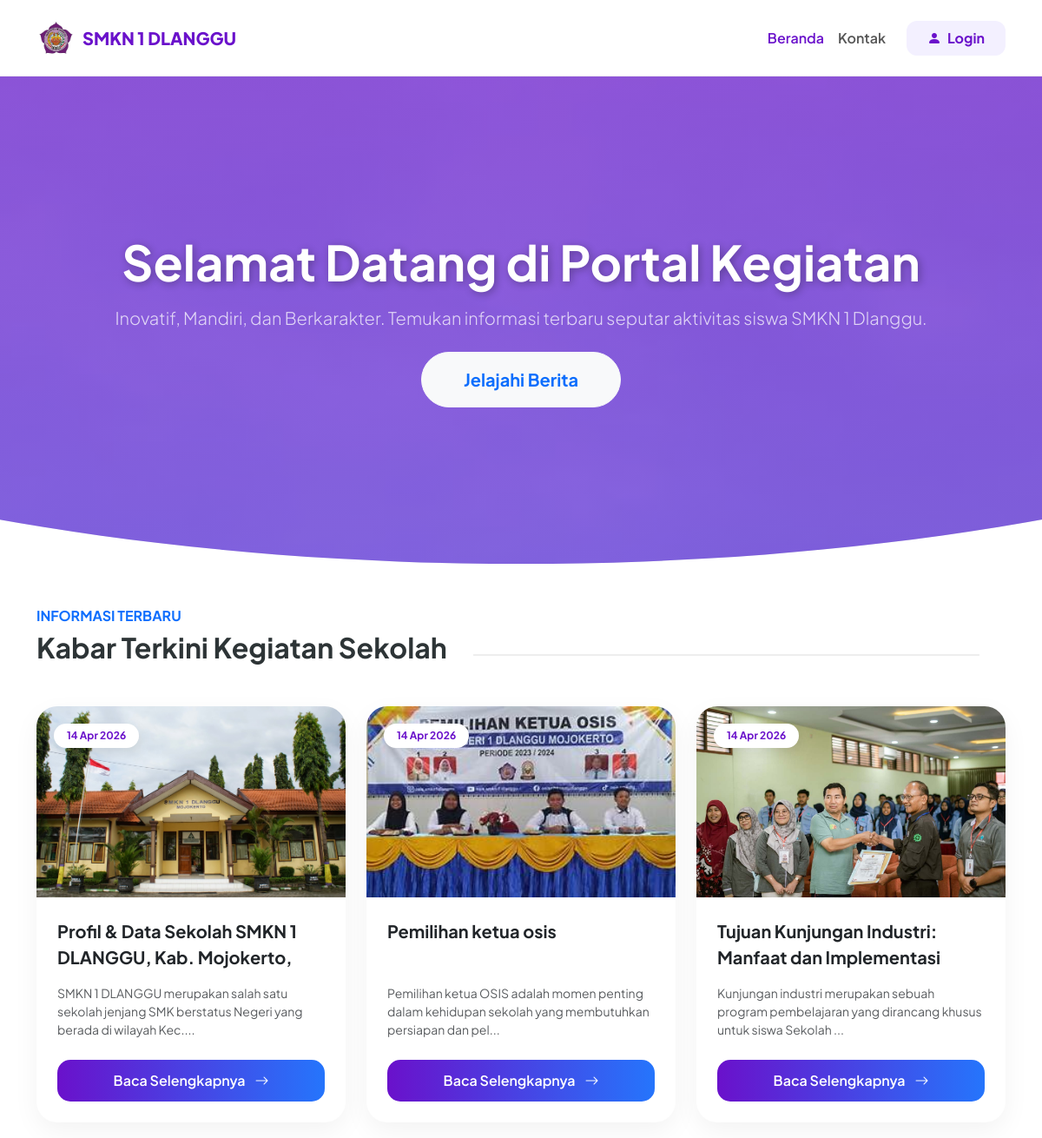
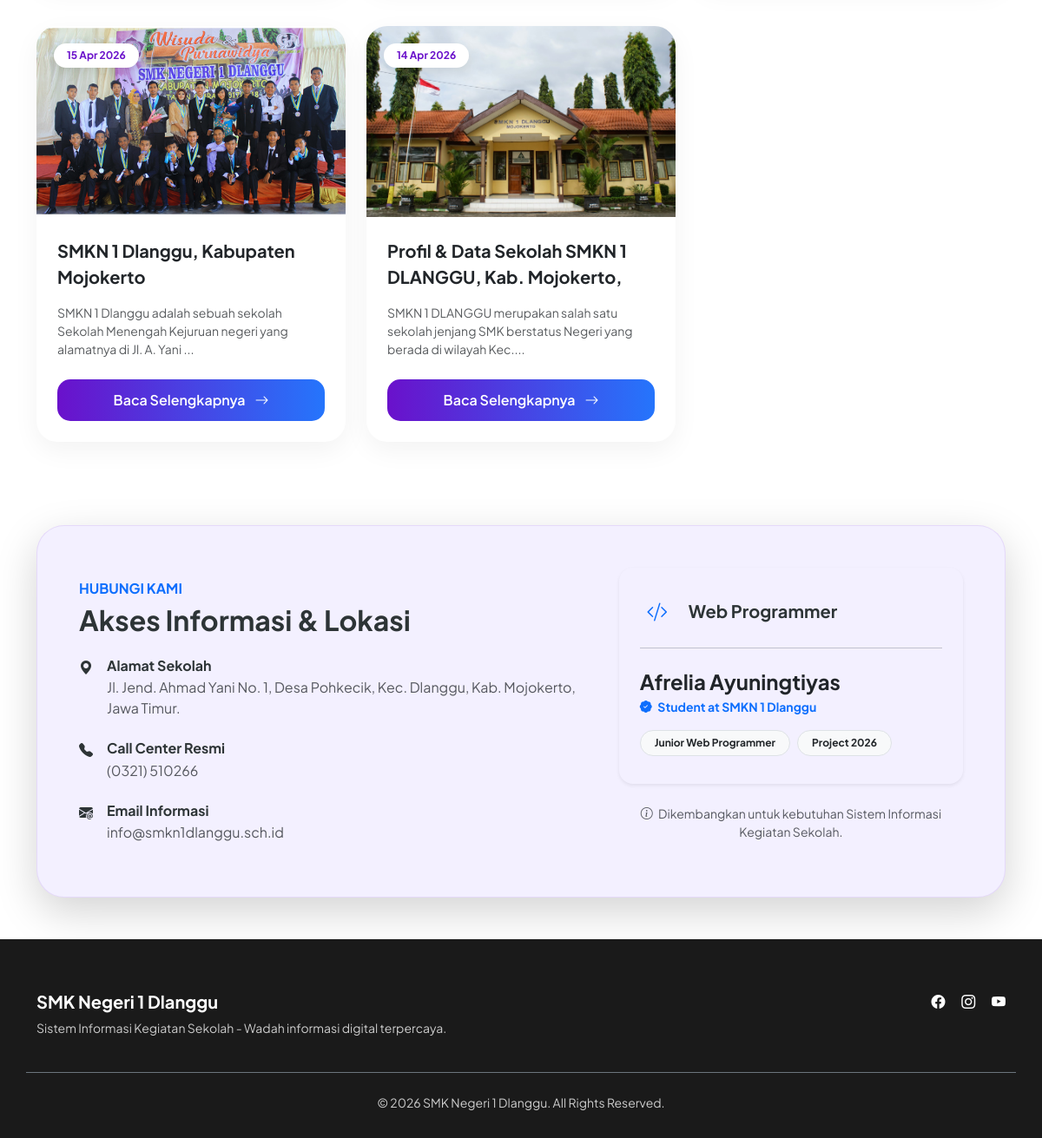
The page / on the database its author committed (2 pictures, top to bottom).
### tables this page shows
CREATE TABLE `tbl_kegiatan` (
  `id_kegiatan` int NOT NULL,
  `judul` varchar(255) NOT NULL,
  `deskripsi` text NOT NULL,
  `gambar` varchar(255) DEFAULT NULL,
  `tanggal_kegiatan` timestamp NULL DEFAULT CURRENT_TIMESTAMP
);

### index.php (the view, shortened to what this page needs)
<?php
include 'koneksi.php';
?>
<!DOCTYPE html>
<html lang="id">
<head>
    <link href="https://cdn.jsdelivr.net/npm/bootstrap@5.3.0/dist/css/bootstrap.min.css" rel="stylesheet">
    <link rel="stylesheet" href="https://cdn.jsdelivr.net/npm/bootstrap-icons@1.11.0/font/bootstrap-icons.css">
</head>
<body>
    <nav class="navbar navbar-expand-lg sticky-top py-3">
        <div class="container">
            <a class="navbar-brand d-flex align-items-center" href="index.php">
                <img src="assets/logo_smk.jpeg" alt="Logo" width="45" class="me-2 rounded-circle">
                <span>SMKN 1 DLANGGU</span>
            </a>
            <div class="collapse navbar-collapse" id="navbarNav">
                <ul class="navbar-nav ms-auto align-items-center">
                    <li class="nav-item"><a class="nav-link active" href="index.php">Beranda</a></li>
                    <li class="nav-item"><a class="nav-link" href="#kontak">Kontak</a></li>
                    <li class="nav-item ms-lg-3">
                        <a class="nav-link btn btn-login px-4 mt-2 mt-lg-0" href="login.php">
                            <i class="bi bi-person-fill me-1"></i> Login
                        </a>
                    </li>
                </ul>
            </div>
        </div>
    </nav>
    <section class="hero-section text-center">
        <div class="container">
            <h1 class="display-4 fw-bold mb-3">Selamat Datang di Portal Kegiatan</h1>
            <p class="lead mb-4 opacity-75">Inovatif, Mandiri, dan Berkarakter. Temukan informasi terbaru seputar aktivitas siswa SMKN 1 Dlanggu.</p>
            <a href="#berita" class="btn btn-light btn-lg px-5 py-3 rounded-pill fw-bold text-primary">Jelajahi Berita</a>
        </div>
    </section>
    <div class="container" id="berita">
        <div class="d-flex justify-content-between align-items-end mb-5">
            <div>
                <h6 class="text-primary fw-bold text-uppercase mb-2">Informasi Terbaru</h6>
                <h2 class="fw-bold m-0">Kabar Terkini Kegiatan Sekolah</h2>
            </div>
            <div class="d-none d-md-block" style="height: 2px; flex-grow: 1; background: #eee; margin: 0 30px 10px;"></div>
        </div>
        <div class="row">
            <?php
            $query = "SELECT * FROM tbl_kegiatan ORDER BY id_kegiatan DESC";
            $ambil = mysqli_query($koneksi, $query);
            if(!$ambil || mysqli_num_rows($ambil) == 0) {
                echo "<div class='col-12 text-center py-5 text-muted'>Belum ada informasi yang dipublikasikan.</div>";
            } else {
                while($d = mysqli_fetch_array($ambil)){
            ?>
            <div class="col-lg-4 col-md-6 mb-5">
                <div class="card card-news h-100">
                    <div class="img-wrapper">
                        <div class="date-tag"><?php echo date('d M Y', strtotime($d['tanggal_kegiatan'])); ?></div>
                        <?php if($d['gambar'] != "" && file_exists("assets/".$d['gambar'])): ?>
                            <img src="assets/<?php echo $d['gambar']; ?>" alt="Berita">
                        <?php else: ?>
                            <img src="assets/logo.jpeg" alt="Default">
                        <?php endif; ?>
                    </div>
                    <div class="card-body p-4 d-flex flex-column">
                        <h5 class="fw-bold mb-3" style="line-height: 1.5; height: 3em; overflow: hidden;">
                            <?php echo $d['judul']; ?>
                        </h5>
                        <p class="text-muted small mb-4">
                            <?php echo substr(strip_tags($d['deskripsi']), 0, 100); ?>...
                        </p>
                        <div class="mt-auto">
                            <a href="detail.php?id=<?php echo $d['id_kegiatan']; ?>" class="btn btn-purple w-100">
                                Baca Selengkapnya <i class="bi bi-arrow-right ms-2"></i>
                            </a>
                        </div>
                    </div>
                </div>
            </div>
            <?php
                }
            }
            ?>
        </div>
    </div>
    <div class="container my-5" id="kontak">
    <div class="contact-box shadow-lg rounded-5 p-4 p-md-5">
        <div class="row g-5 align-items-center">
            <div class="col-lg-7">
                <h6 class="text-primary fw-bold text-uppercase mb-2">Hubungi Kami</h6>
                <h2 class="fw-bold mb-4">Akses Informasi & Lokasi</h2>
                <div class="mb-4 d-flex align-items-start">
                    <div class="contact-info-icon me-3">
                        <i class="bi bi-geo-alt-fill"></i>
                    </div>
                    <div>
                        <h6 class="fw-bold mb-1">Alamat Sekolah</h6>
                        <p class="text-muted mb-0">Jl. Jend. Ahmad Yani No. 1, Desa Pohkecik, Kec. Dlanggu, Kab. Mojokerto, Jawa Timur.</p>
                    </div>
                </div>
                <div class="mb-4 d-flex align-items-start">
                    <div class="contact-info-icon me-3">
                        <i class="bi bi-telephone-fill"></i>
                    </div>
                    <div>
                        <h6 class="fw-bold mb-1">Call Center Resmi</h6>
                        <p class="text-muted mb-0">(0321) 510266</p>
                    </div>
                </div>
                <div class="d-flex align-items-start">
                    <div class="contact-info-icon me-3">
                        <i class="bi bi-envelope-at-fill"></i>
                    </div>
                    <div>
                        <h6 class="fw-bold mb-1">Email Informasi</h6>
                        <p class="text-muted mb-0">info@smkn1dlanggu.sch.id</p>
                    </div>
                </div>
            </div>
            <div class="col-lg-5">
                <div class="developer-card p-4 rounded-4 shadow-sm">
                    <div class="d-flex align-items-center mb-3">
                        <div class="bg-soft-purple p-2 rounded-circle me-3">
                            <i class="bi bi-code-slash text-primary fs-4"></i>
                        </div>
                        <h5 class="fw-bold m-0">Web Programmer</h5>
                    </div>
                    <hr class="opacity-10">
                    <div class="py-2">
                        <h4 class="fw-bold text-dark mb-1">Afrelia Ayuningtiyas</h4>
                        <p class="text-primary small fw-bold mb-3"><i class="bi bi-patch-check-fill me-1"></i> Student at SMKN 1 Dlanggu</p>
                        <div class="d-flex gap-2">
                            <span class="badge bg-light text-dark border p-2 px-3 rounded-pill">Junior Web Programmer</span>
                            <span class="badge bg-light text-dark border p-2 px-3 rounded-pill">Project 2026</span>
                        </div>
                    </div>
                </div>
                <p class="text-center text-muted small mt-4">
                    <i class="bi bi-info-circle me-1"></i> Dikembangkan untuk kebutuhan Sistem Informasi Kegiatan Sekolah.
                </p>
            </div>
        </div>
    </div>
</div>
    <footer class="main-footer">
        <div class="container">
            <div class="row border-bottom border-secondary pb-4 mb-4">
                <div class="col-md-6 text-center text-md-start">
                    <h5 class="text-white fw-bold">SMK Negeri 1 Dlanggu</h5>
                    <p class="small">Sistem Informasi Kegiatan Sekolah - Wadah informasi digital terpercaya.</p>
                </div>
                <div class="col-md-6 text-center text-md-end">
                    <a href="#" class="text-white me-3"><i class="bi bi-facebook"></i></a>
                    <a href="#" class="text-white me-3"><i class="bi bi-instagram"></i></a>
                    <a href="#" class="text-white"><i class="bi bi-youtube"></i></a>
                </div>
            </div>
            <div class="text-center">
                <p class="small m-0">&copy; 2026 SMK Negeri 1 Dlanggu. All Rights Reserved.</p>
            </div>
        </div>
    </footer>
</body>
</html>

### index.php (style rules this page uses)
:root { --primary-purple: #6a11cb; --secondary-purple: #2575fc; --soft-purple: #f3f0ff; --text-dark: #2d3436; }
body { font-family: 'Plus Jakarta Sans', sans-serif; background-color: #ffffff; color: var(--text-dark); }
.navbar { background: rgba(255, 255, 255, 0.95) !important; backdrop-filter: blur(10px); border-bottom: 1px solid rgba(0,0,0,0.05); }
.navbar-brand span { color: var(--primary-purple); font-weight: 800; }
.nav-link { color: #555 !important; font-weight: 600; transition: 0.3s; }
.nav-link:hover, .nav-link.active { color: var(--primary-purple) !important; }
.hero-section { background: linear-gradient(rgba(106, 17, 203, 0.7), rgba(37, 117, 252, 0.7)), url('assets/FOTO.jpg'); background-size: cover; background-position: center; background-repeat: no-repeat; background-attachment: fixed; padding: 180px 0; color: white; clip-path: ellipse(120% 100% at 50% 0%); margin-bottom: 50px; transition: all 0.3s ease; }
.hero-section h1 { text-shadow: 2px 2px 10px rgba(0,0,0,0.3); }
.card-news { border: none; border-radius: 24px; background: #fff; box-shadow: 0 10px 30px rgba(0,0,0,0.05); transition: all 0.3s ease; }
.img-wrapper { height: 220px; overflow: hidden; border-radius: 24px 24px 0 0; position: relative; }
.img-wrapper img { width: 100%; height: 100%; object-fit: cover; transition: 0.5s; }
.date-tag { position: absolute; top: 20px; left: 20px; background: white; padding: 5px 15px; border-radius: 50px; font-size: 0.75rem; font-weight: 700; color: var(--primary-purple); box-shadow: 0 5px 15px rgba(0,0,0,0.1); }
.btn-purple { background: linear-gradient(to right, var(--primary-purple), var(--secondary-purple)); border: none; color: white; padding: 12px 25px; border-radius: 15px; font-weight: 600; transition: 0.3s; }
.btn-login { background: var(--soft-purple); color: var(--primary-purple) !important; border-radius: 12px; font-weight: 700; }
.main-footer { background: #1a1a1a; color: #ccc; padding: 60px 0 30px; }
.contact-box { background: var(--soft-purple); border-radius: 25px; padding: 40px; border: 1px solid rgba(106, 17, 203, 0.1); }

### rows shown on the page
tbl_kegiatan: tanggal_kegiatan "14 Apr 2026", gambar (picture), judul "Profil & Data Sekolah SMKN 1 DLANGGU, Kab. Mojokerto,…", deskripsi "SMKN 1 DLANGGU merupakan salah satu sekolah jenjang SMK berstatus Negeri yang berada di wilayah Kec."
tbl_kegiatan: tanggal_kegiatan "14 Apr 2026", gambar (picture), judul "Pemilihan ketua osis", deskripsi "Pemilihan ketua OSIS adalah momen penting dalam kehidupan sekolah yang membutuhkan persiapan dan pel"
tbl_kegiatan: tanggal_kegiatan "14 Apr 2026", gambar (picture), judul "Tujuan Kunjungan Industri: Manfaat dan Implementasi…", deskripsi "Kunjungan industri merupakan sebuah program pembelajaran yang dirancang khusus untuk siswa Sekolah"
tbl_kegiatan: tanggal_kegiatan "15 Apr 2026", gambar (picture), judul "SMKN 1 Dlanggu, Kabupaten Mojokerto", deskripsi "SMKN 1 Dlanggu adalah sebuah sekolah Sekolah Menengah Kejuruan negeri yang alamatnya di Jl. A. Yani"
tbl_kegiatan: tanggal_kegiatan "14 Apr 2026", gambar (picture), judul "Profil & Data Sekolah SMKN 1 DLANGGU, Kab. Mojokerto,…", deskripsi "SMKN 1 DLANGGU merupakan salah satu sekolah jenjang SMK berstatus Negeri yang berada di wilayah Kec."
